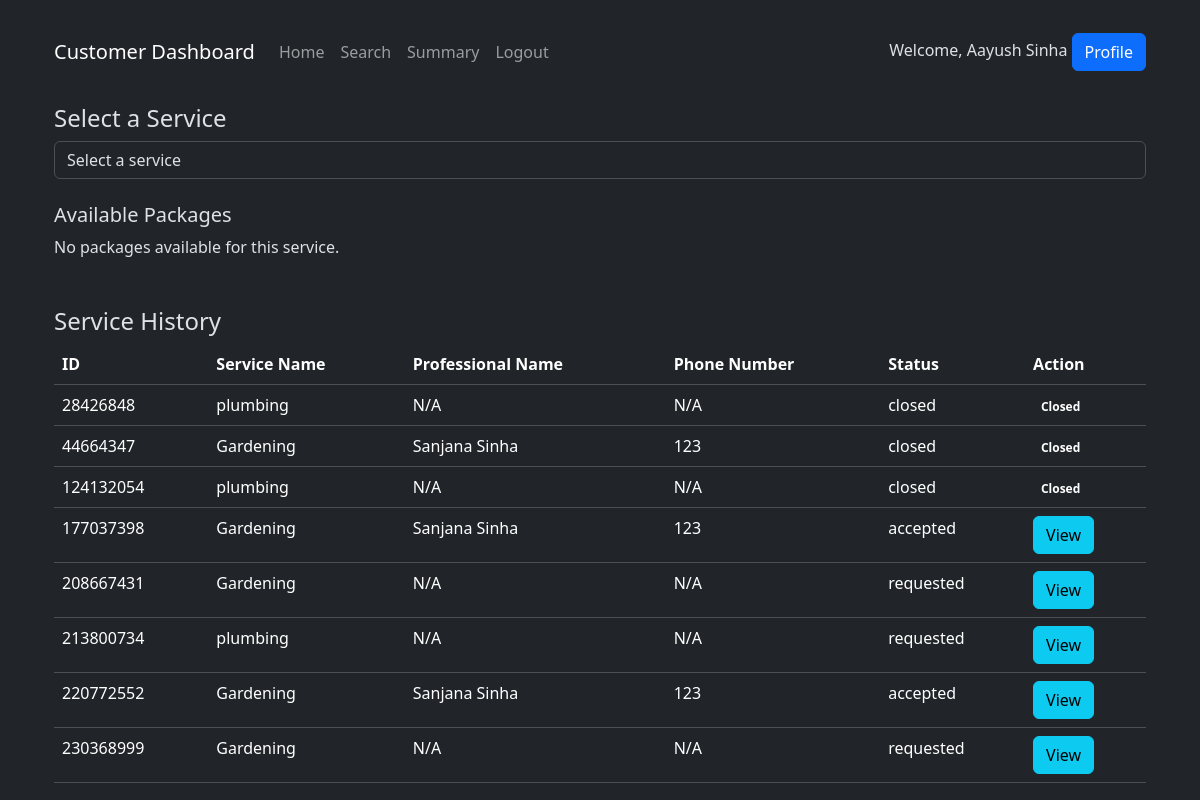
Page /customer_dashboard (signed in) on the earlier database version.
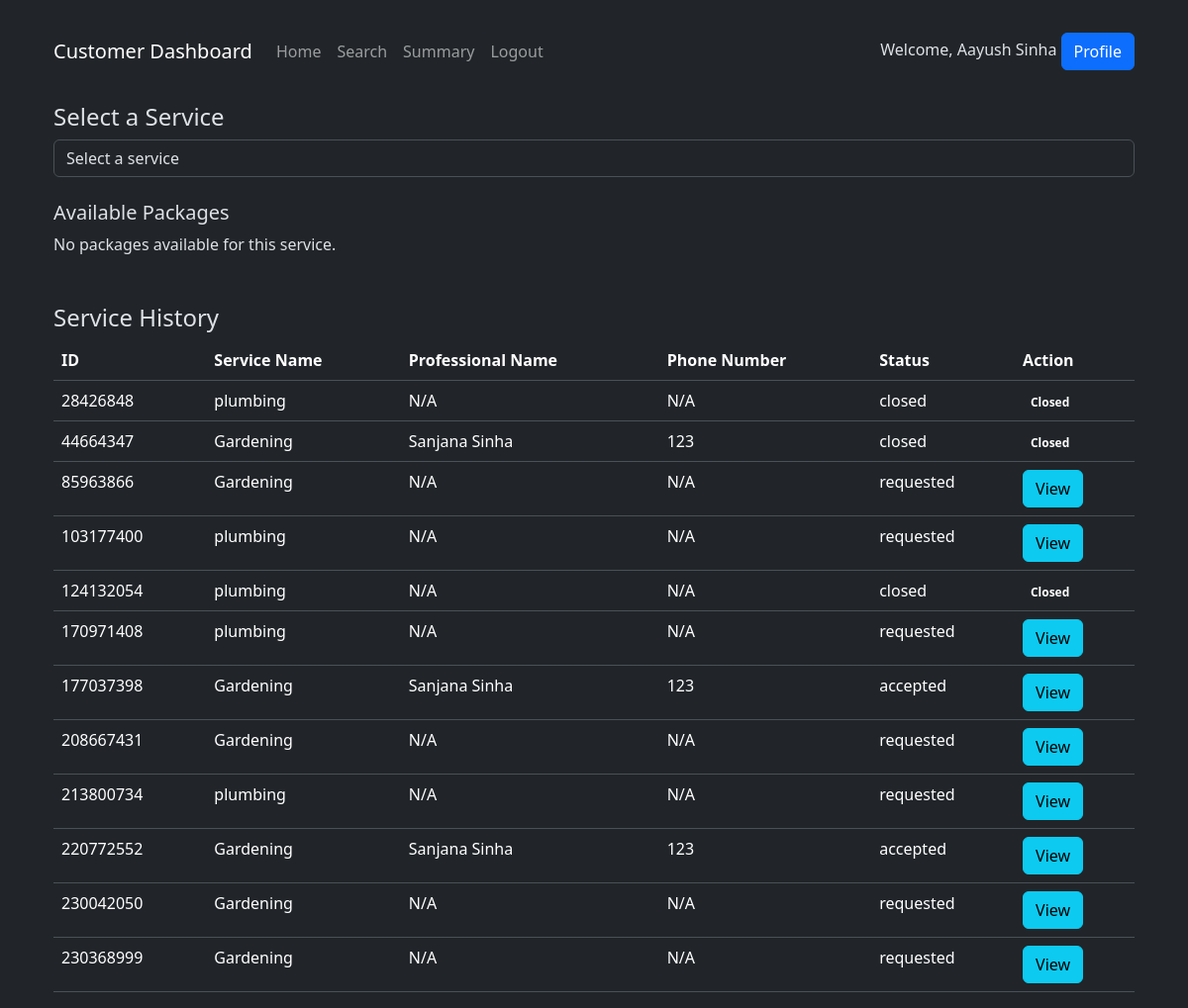
Same page on the later database version.
### models.py (models this page shows)
class User(db.Model):
    __tablename__ = "user"
    id = db.Column(db.Integer, primary_key=True)
    username = db.Column(db.String(80), unique=True, nullable=False)
    passhash = db.Column(db.String(80), nullable=False)
    name = db.Column(db.String(80), nullable=False)
    role = db.Column(db.String(20), nullable=False)
    professional = db.relationship('Professional', backref='user', lazy=True)
    customer = db.relationship('Customer', backref='user', lazy=True)

class ServiceRequest(db.Model):
    __tablename__ = 'service_request'
    id = db.Column(db.Integer, primary_key=True)
    customer_id = db.Column(db.Integer, db.ForeignKey('customer.id'), nullable=False)  # Reference to Customer
    professional_id = db.Column(db.Integer, db.ForeignKey('professional.id'), nullable=True)  # Reference to Professional
    service_id = db.Column(db.Integer, db.ForeignKey('service.id'), nullable=False)
    date_of_request = db.Column(db.DateTime, default=datetime.utcnow, nullable=False)
    date_of_completion = db.Column(db.DateTime, nullable=True)
    status = db.Column(db.String(20), default='requested', nullable=False)
    rating = db.Column(db.Integer, nullable=True)
    remarks = db.Column(db.Text, nullable=True)
    customer = db.relationship('Customer', back_populates='service_requests')
    service = db.relationship('Service', back_populates='service_requests')
    professional = db.relationship('Professional', back_populates='service_requests')
    review = db.relationship('Review', back_populates='service_request', lazy=True)

class Service(db.Model):
    __tablename__ = 'service'
    id = db.Column(db.Integer, primary_key=True)
    service_name = db.Column(db.String(80), unique=False, nullable=False)
    description = db.Column(db.Text, nullable=False)
    price = db.Column(db.Float, nullable=False)
    time_required = db.Column(db.Integer, nullable=False)
    service_requests = db.relationship('ServiceRequest', back_populates='service', lazy=True)

class Professional(db.Model):
    __tablename__ = 'professional'
    id = db.Column(db.Integer, db.ForeignKey('user.id'), primary_key=True)
    date_created = db.Column(db.DateTime, default=datetime.utcnow, nullable=False)
    service_id = db.Column(db.Integer, db.ForeignKey('service.id'), nullable=False)
    contact = db.Column(db.String(10), nullable=False)
    experience = db.Column(db.Float, nullable=False)
    description = db.Column(db.Text, nullable=False)
    rating = db.Column(db.Float, nullable=True)
    address = db.Column(db.Text, nullable=False)
    pincode = db.Column(db.String(6), nullable=False)
    service_requests = db.relationship('ServiceRequest', back_populates='professional', lazy=True)

### app.py (the view)
@app.route('/customer_dashboard')
def customer_dashboard():
    user_id = session['user_id']
    customer = Customer.query.get(user_id)
    service = Service.query.all()
    user = User.query.get(user_id)
    service_requests = ServiceRequest.query.filter_by(customer_id=user_id).all()
    return render_template('customer_dashboard.html',service_requests=service_requests,user=user, customer=customer, services=service)

### templates/customer_dashboard.html (shortened to what this page needs)
{% extends "layout.html" %} {% block title %}Customer Dashboard{% endblock %} {%
block content %}
<div class="container mt-4">
  <nav class="navbar navbar-expand-lg navbar-dark bg-dark">
    <a class="navbar-brand" href="#">Customer Dashboard</a>
    <div class="collapse navbar-collapse" id="navbarNav">
      <ul class="navbar-nav">
        <li class="nav-item"><a class="nav-link" href="#">Home</a></li>
        <li class="nav-item"><a class="nav-link" href="#">Search</a></li>
        <li class="nav-item"><a class="nav-link" href="#">Summary</a></li>
        <li class="nav-item">
          <a class="nav-link" href="">Logout</a>
        </li>
      </ul>
    </div>
    <div class="ml-auto">
      <span>Welcome, {{ user.name }}</span>
      <a href="#" class="btn btn-primary ml-3">Profile</a>
    </div>
  </nav>
  <div class="my-4">
    <h4>Select a Service</h4>
    <form method="POST" action="{{ url_for('select_service') }}">
      <div class="form-group">
        <select
          class="form-control"
          name="service_name"
          onchange="this.form.submit()"
          required
        >
          <option value="" disabled selected>Select a service</option>
        </select>
      </div>
    </form>
    <div id="packageDisplay" class="mt-4">
      <h5>Available Packages</h5>
      <div id="packageList">
        {% if packages %} {% for pkg in packages %}
        <div class="card mb-3">
          <div class="card-body">
            <h5 class="card-title">{{ pkg.service_name }}</h5>
            <p class="card-text">{{ pkg.description }}</p>
            <p><strong>Price:</strong> {{ pkg.price }}</p>
            <form
              method="POST"
              action="{{ url_for('book_service', package_id=pkg.id) }}"
            >
              <button type="submit" class="btn btn-primary">Book</button>
            </form>
          </div>
        </div>
        {% endfor %} {% else %}
        <p>No packages available for this service.</p>
        {% endif %}
      </div>
    </div>
  </div>
  <div class="mt-5">
    <h4>Service History</h4>
    <table class="table">
      <thead>
        <tr>
          <th>ID</th>
          <th>Service Name</th>
          <th>Professional Name</th>
          <th>Phone Number</th>
          <th>Status</th>
          <th>Action</th>
        </tr>
      </thead>
      <tbody>
        {% for service_request in service_requests %}
        <tr>
          <td>{{ service_request.id }}</td>
          <td>{{ service_request.service.service_name }}</td>
          <td>
            {{ service_request.professional.user.name if
            service_request.professional else 'N/A' }}
          </td>
          <td>
            {{ service_request.professional.contact if
            service_request.professional else 'N/A' }}
          </td>
          <td>{{ service_request.status }}</td>
          <td>
            {% if service_request.status == 'closed' %}
            <span class="badge badge-success">Closed</span>
            {% else %}
            <button
              type="button"
              class="btn btn-info"
              data-toggle="modal"
              data-target="#viewModal"
              onclick="showModal('{{ service_request.id }}')"
            >
              View
            </button>
            {% endif %}
          </td>
        </tr>
        {% endfor %}
      </tbody>
    </table>
  </div>
</div>
{% endblock %}

### templates/layout.html (shortened to what this page needs)
<!DOCTYPE html>
<html lang="en">
  <head>
    <link
      href="https://cdn.jsdelivr.net/npm/bootstrap@5.3.3/dist/css/bootstrap.min.css"
      rel="stylesheet"
    />
  </head>
  <body data-bs-theme="dark">
    <div class="container mt-4">
      {% block content %} {% endblock %}
    </div>
  </body>
</html>

Differences in the rows shown:
added ServiceRequest: id "85963866", service.service_name "Gardening", professional.user "N/A", professional "N/A", status "requested"
added ServiceRequest: id "103177400", service.service_name "plumbing", professional.user "N/A", professional "N/A", status "requested"
added ServiceRequest: id "170971408", service.service_name "plumbing", professional.user "N/A", professional "N/A", status "requested"
added ServiceRequest: id "230042050", service.service_name "Gardening", professional.user "N/A", professional "N/A", status "requested"
